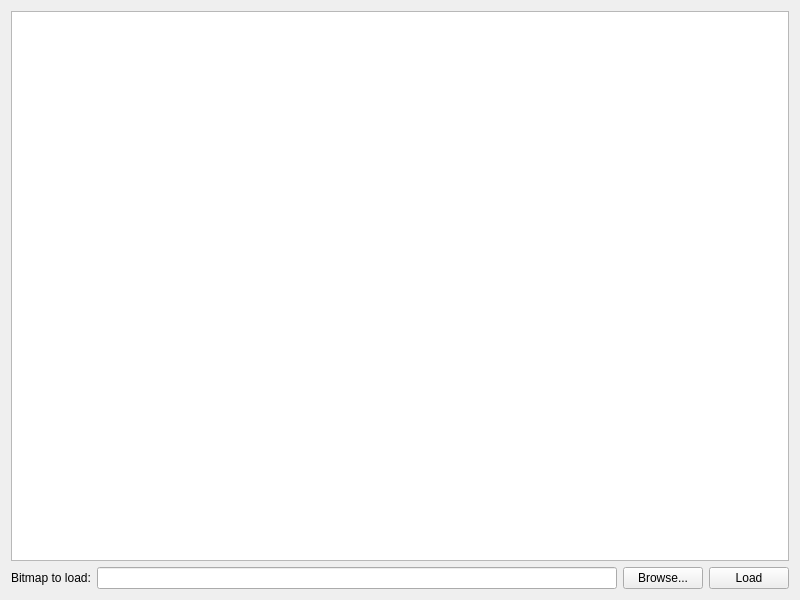
<?xml version="1.0" encoding="UTF-8"?>
<ui version="4.0">
 <class>MainWindow</class>
 <widget class="QMainWindow" name="MainWindow">
  <property name="geometry">
   <rect>
    <x>0</x>
    <y>0</y>
    <width>800</width>
    <height>600</height>
   </rect>
  </property>
  <property name="acceptDrops">
   <bool>false</bool>
  </property>
  <property name="windowTitle">
   <string>BMP decoder</string>
  </property>
  <widget class="QWidget" name="centralWidget">
   <layout class="QVBoxLayout" name="verticalLayout">
    <item>
     <widget class="QGraphicsView" name="graphicsView"/>
    </item>
    <item>
     <layout class="QHBoxLayout" name="horizontalLayout">
      <item>
       <widget class="QLabel" name="label">
        <property name="text">
         <string>Bitmap to load:</string>
        </property>
       </widget>
      </item>
      <item>
       <widget class="QLineEdit" name="lineEdit">
        <property name="readOnly">
         <bool>true</bool>
        </property>
       </widget>
      </item>
      <item>
       <widget class="QPushButton" name="browseButton">
        <property name="text">
         <string>Browse...</string>
        </property>
       </widget>
      </item>
      <item>
       <widget class="QPushButton" name="pushButton">
        <property name="text">
         <string>Load</string>
        </property>
       </widget>
      </item>
     </layout>
    </item>
   </layout>
  </widget>
 </widget>
 <layoutdefault spacing="6" margin="11"/>
 <resources/>
 <connections/>
</ui>
